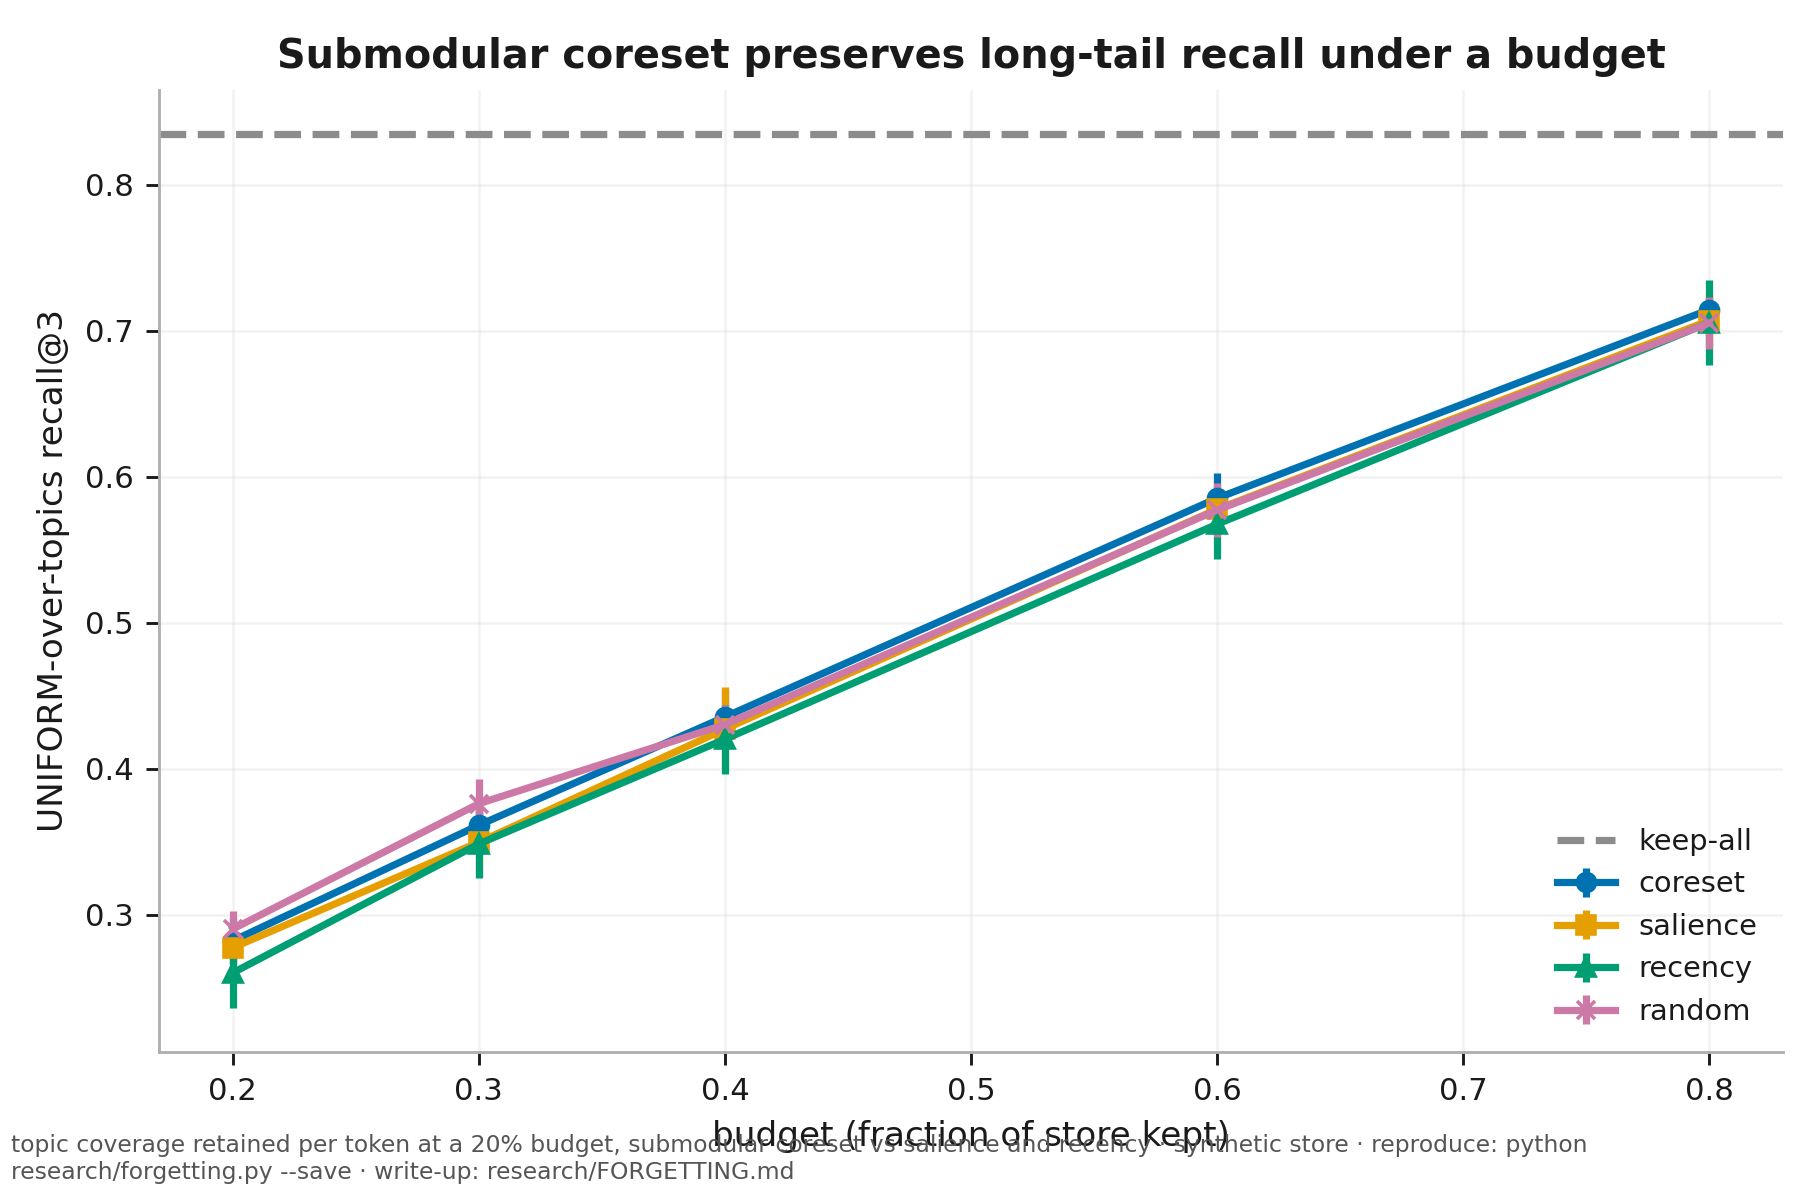

This figure's Python source:
#!/usr/bin/env python3
"""RESEARCH - principled forgetting under a budget (roadmap 1C).

THESIS. When a memory store must be capped, WHICH notes to keep is a coreset problem.
Pruning by salience alone (keep the highest-recurrence) over-concentrates on the busy
topics and abandons the long tail - so queries about rarely-revisited topics miss
entirely. Choosing the kept set to maximize utility-weighted COVERAGE

    F(S) = Σ_m u(m) · max_{s∈S} sim(m, s)            (facility location, submodular)

keeps a diverse, high-utility coreset (greedy is within 1−1/e of optimal). This is the
SAME selector the production cap uses (consolidate_memory.select_coreset) - token-Jaccard
similarity, lazy-greedy, pure stdlib - so this benchmark tests the shipped code.

EXPERIMENT. Build the store of live lessons at the end of a 3A longitudinal run, prune
it to a budget B by {coreset, salience-sort (the old cap), recency, random}, then measure
recall of the stream's queries against the pruned store, swept over B. Recall here is
TOPIC-coverage @k (a same-topic sibling answers the gotcha - the "a useful memory was
surfaced" semantics), the regime where forgetting the tail hurts.

CLAIM. "Memory consolidation as submodular coreset selection: budget-optimal forgetting
preserves long-tail recall a salience sort discards." Honest scope: on frequency-weighted
EXACT recall a salience sort is competitive (it keeps the head); the coreset's win is
coverage of the tail - reported alongside, not hidden.

    python research/forgetting.py            # report
    python research/forgetting.py --save     # + forgetting.json (+ .png if mpl)
    python research/forgetting.py --quick    # smoke (via 3A --quick)

Research dep: numpy (matplotlib optional). Seeded; deterministic.
"""
import json
import sys
from pathlib import Path

try:
    import numpy as np
except ImportError:
    print("forgetting needs numpy (research dep): pip install numpy", file=sys.stderr)
    sys.exit(2)

HERE = Path(__file__).resolve().parent
sys.path.insert(0, str(HERE.parent / "nevertwice"))

sys.path.insert(0, str(HERE.parent))
import sandbox_guard  # noqa: E402 - one store sandbox for the whole repo
sandbox_guard.isolate()  # throwaway store, verified, before any project import
import consolidate_memory as cons
import longitudinal_bench as lb

try:
    sys.stdout.reconfigure(encoding="utf-8", errors="replace")
except Exception:
    pass

SAVE = "--save" in sys.argv
BUDGETS = [0.2, 0.3, 0.4, 0.6, 0.8]      # fraction of the store kept
KQ = 3                                    # topic-coverage recall@KQ
N_QUERIES = 600                           # held-out queries per seed (sampled ∝ recurrence)


def build_store(seed):
    """The live lessons at the end of a 3A run: vec, token bag, recurrence, age, topic."""
    world, events = lb._world_events(seed)
    last = {}
    for ev in events:                                 # keep each lesson's latest state
        last[ev["lid"]] = ev
    store = []
    for lid, ev in last.items():
        rec = ev["note"][lid]
        store.append({"lid": int(lid), "vec": world["vec"][lid], "tok": world["tok"][lid],
                      "recurrence": int(rec["recurrence"]), "age": float(rec["age"]),
                      "topic": int(world["topic"][lid])})
    return world, store


def prune(store, budget, method, rng):
    """Return the kept lesson-ids under one pruning method."""
    ids = [s["lid"] for s in store]
    rec = {s["lid"]: s for s in store}
    if method == "coreset":                           # the shipped submodular selector
        return cons.select_coreset(ids, budget,
                                   lambda i: rec[i]["recurrence"],
                                   lambda i: rec[i]["tok"])
    if method == "salience":                          # the old cap: keep highest recurrence
        return set(sorted(ids, key=lambda i: rec[i]["recurrence"], reverse=True)[:budget])
    if method == "recency":                           # keep newest
        return set(sorted(ids, key=lambda i: rec[i]["age"])[:budget])
    return set(rng.choice(ids, size=budget, replace=False).tolist())   # random


SIGMA_Q = 0.3                             # crisp queries → recall reflects PRUNING, not query noise


def topic_recall(world, store, kept, queries, qrng):
    """Mean topic-coverage recall@KQ: for each query, is a SAME-TOPIC memory among the
    top-KQ of the kept set by cosine? (a sibling answers the gotcha). Crisp queries
    (SIGMA_Q) so the score reflects what pruning forgot, not query ambiguity."""
    kept_ids = [s["lid"] for s in store if s["lid"] in kept]
    if not kept_ids:
        return 0.0
    V = np.array([world["vec"][i] for i in kept_ids])
    kept_topic = np.array([world["topic"][i] for i in kept_ids])
    hits = 0
    for lid in queries:
        qv, _ = lb.make_query(qrng, world, lid, SIGMA_Q)
        top = np.argsort(-(V @ qv))[:KQ]
        if world["topic"][lid] in kept_topic[top]:
            hits += 1
    return hits / len(queries)


def topics_covered(world, kept):
    """Fraction of all topics with ≥1 kept lesson - the coverage the coreset protects."""
    return len({int(world["topic"][i]) for i in kept}) / lb.N_TOPICS


def redundancy(world, store, kept):
    """Mean pairwise cosine within the kept set (lower = more diverse)."""
    V = np.array([world["vec"][i] for i in kept])
    if len(V) < 2:
        return 0.0
    G = V @ V.T
    iu = np.triu_indices(len(V), k=1)
    return float(G[iu].mean())


METHODS = ("coreset", "salience", "recency", "random")
METRICS = ("head", "uniform", "cov", "red")


def run():
    agg = {meth: {b: {k: [] for k in METRICS} for b in BUDGETS} for meth in METHODS}
    full = {"head": [], "uniform": []}
    for seed in range(lb.SEEDS):
        world, store = build_store(seed)
        n = len(store)
        ids = [s["lid"] for s in store]
        rec_w = np.array([s["recurrence"] for s in store], dtype=float)
        qrng = np.random.default_rng(31337 + seed)
        # HEAD queries: sampled ∝ recurrence (the busy topics - salience's home turf).
        head_q = qrng.choice(ids, size=N_QUERIES, p=rec_w / rec_w.sum()).tolist()
        # UNIFORM queries: a topic chosen uniformly, then a lesson in it - future needs
        # may concern ANY topic, not just the historically busy ones (coverage's turf).
        by_topic: dict = {}
        for s in store:
            by_topic.setdefault(s["topic"], []).append(s["lid"])
        topics = list(by_topic)
        uni_q = [int(qrng.choice(by_topic[topics[int(qrng.integers(len(topics)))]]))
                 for _ in range(N_QUERIES)]
        allkept = {s["lid"] for s in store}
        full["head"].append(topic_recall(world, store, allkept, head_q, np.random.default_rng(777 + seed)))
        full["uniform"].append(topic_recall(world, store, allkept, uni_q, np.random.default_rng(888 + seed)))
        for b in BUDGETS:
            budget = max(1, int(round(b * n)))
            for meth in METHODS:
                kept = prune(store, budget, meth, np.random.default_rng(555 + seed))
                agg[meth][b]["head"].append(topic_recall(world, store, kept, head_q,
                                                         np.random.default_rng(777 + seed)))
                agg[meth][b]["uniform"].append(topic_recall(world, store, kept, uni_q,
                                                            np.random.default_rng(888 + seed)))
                agg[meth][b]["cov"].append(topics_covered(world, kept))
                agg[meth][b]["red"].append(redundancy(world, store, kept))
    return agg, {k: float(np.mean(v)) for k, v in full.items()}


from _common import _ci          # W12: shared mean±95%CI helper


def _col(agg, metric, b):
    return "".join(f"{_ci(agg[meth][b][metric])[0]:>11.3f}" for meth in METHODS)


def main():
    bar = "=" * 78
    print(bar)
    print("  PRINCIPLED FORGETTING UNDER A BUDGET (1C) - submodular coreset vs salience prune")
    print(bar)
    agg, full = run()
    print(f"  store = live lessons after a 3A run, {lb.SEEDS} seeds; keep-all recall@{KQ}: "
          f"head {full['head']:.3f}, uniform {full['uniform']:.3f}")
    hdr = f"  {'budget':>8}" + "".join(f"{m_:>11}" for m_ in METHODS)

    print(f"\n- UNIFORM-over-topics recall@{KQ} (future may concern any topic - coverage matters) -")
    print(hdr)
    for b in BUDGETS:
        print(f"  {b:>8.0%}{_col(agg, 'uniform', b)}")

    print(f"\n- HEAD recall@{KQ} (queries ∝ recurrence - the busy topics, salience's turf) -")
    print(hdr)
    for b in BUDGETS:
        print(f"  {b:>8.0%}{_col(agg, 'head', b)}")

    print(f"\n- topics covered (fraction of {lb.N_TOPICS} topics with ≥1 kept lesson) -")
    print(hdr)
    for b in BUDGETS:
        print(f"  {b:>8.0%}{_col(agg, 'cov', b)}")

    tight = BUDGETS[0]
    ct, st = _ci(agg["coreset"][tight]["uniform"])[0], _ci(agg["salience"][tight]["uniform"])[0]
    chd, shd = _ci(agg["coreset"][tight]["head"])[0], _ci(agg["salience"][tight]["head"])[0]
    cc, sc = _ci(agg["coreset"][tight]["cov"])[0], _ci(agg["salience"][tight]["cov"])[0]
    cr, sr = _ci(agg["coreset"][tight]["red"])[0], _ci(agg["salience"][tight]["red"])[0]
    print(f"\n  → at a tight {tight:.0%} budget, coreset vs salience-sort:")
    print(f"    UNIFORM recall {ct:.3f} vs {st:.3f} ({ct - st:+.3f}) - coverage protects rare topics.")
    print(f"    HEAD recall    {chd:.3f} vs {shd:.3f} ({chd - shd:+.3f}) - the busy head is barely traded away.")
    print(f"    topics covered {cc:.3f} vs {sc:.3f}; redundancy {cr:.3f} vs {sr:.3f} (lower = diverse).")

    if SAVE:
        out = {"seeds": lb.SEEDS, "kq": KQ, "sigma_q": SIGMA_Q, "keep_all": full, "budgets": BUDGETS,
               "metrics": {meth: {str(b): {k: _ci(agg[meth][b][k])[0] for k in METRICS}
                                  for b in BUDGETS} for meth in METHODS}}
        p = HERE / "forgetting.json"
        p.write_text(json.dumps(out, ensure_ascii=False, indent=1), encoding="utf-8")
        print(f"\n  saved → {p}")
        _figure(agg, full, HERE / "forgetting.png")
    print(bar)


def _figure(agg, full, path):
    try:
        import matplotlib
        matplotlib.use("Agg")
        import matplotlib.pyplot as plt
        import _figstyle
        _figstyle.apply()
    except Exception as e:
        print(f"  [figure skipped: matplotlib unavailable - {e}]")
        return
    fig, ax = plt.subplots(figsize=(7, 4.6))
    for meth, mark in (("coreset", "o"), ("salience", "s"), ("recency", "^"), ("random", "x")):
        ax.errorbar(BUDGETS, [_ci(agg[meth][b]["uniform"])[0] for b in BUDGETS],
                    yerr=[_ci(agg[meth][b]["uniform"])[1] for b in BUDGETS], marker=mark, label=meth)
    ax.axhline(full["uniform"], ls="--", color=_figstyle.NEUTRAL, label="keep-all")
    ax.set_xlabel("budget (fraction of store kept)")
    ax.set_ylabel(f"UNIFORM-over-topics recall@{KQ}")
    ax.set_title("Submodular coreset preserves long-tail recall under a budget")
    ax.legend(fontsize=8)
    ax.grid(alpha=0.3)
    fig.tight_layout()
    _figstyle.save(fig, path, evidence="topic coverage retained per token at a 20% budget, submodular coreset vs salience and recency · synthetic store · reproduce: python research/forgetting.py --save · write-up: research/FORGETTING.md")
    plt.close(fig)
    print(f"  figure → {path}")


if __name__ == "__main__":
    main()
